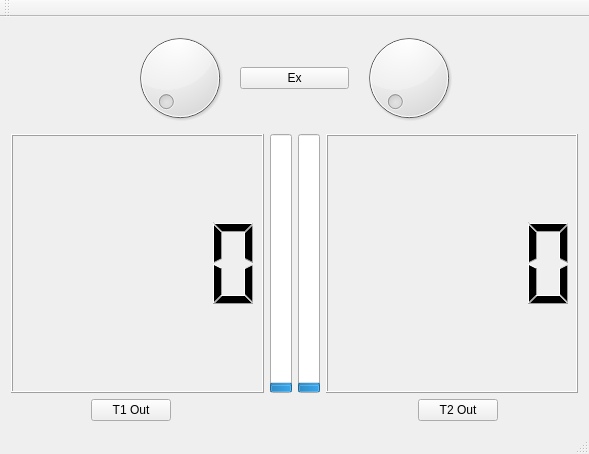
<?xml version="1.0" encoding="UTF-8"?>
<ui version="4.0">
 <class>MainWindow</class>
 <widget class="QMainWindow" name="MainWindow">
  <property name="geometry">
   <rect>
    <x>0</x>
    <y>0</y>
    <width>589</width>
    <height>454</height>
   </rect>
  </property>
  <property name="windowTitle">
   <string>2 Tanks</string>
  </property>
  <widget class="QWidget" name="centralWidget">
   <layout class="QHBoxLayout" name="horizontalLayout">
    <item>
     <layout class="QVBoxLayout" name="verticalLayout">
      <item>
       <layout class="QHBoxLayout" name="horizontalLayout_2">
        <item>
         <widget class="QLabel" name="label_G1In">
          <property name="text">
           <string/>
          </property>
         </widget>
        </item>
        <item>
         <widget class="QDial" name="dialQ1In"/>
        </item>
        <item>
         <widget class="QPushButton" name="pushButton_Exit">
          <property name="text">
           <string>Ex</string>
          </property>
          <property name="icon">
           <iconset>
            <normaloff>../../opt/qt5/qtquick1/examples/declarative/ui-components/dialcontrol/qml/dialcontrol/content/quit.png</normaloff>../../opt/qt5/qtquick1/examples/declarative/ui-components/dialcontrol/qml/dialcontrol/content/quit.png</iconset>
          </property>
         </widget>
        </item>
        <item>
         <widget class="QDial" name="dialQ2In"/>
        </item>
        <item>
         <widget class="QLabel" name="label_G2In">
          <property name="text">
           <string/>
          </property>
         </widget>
        </item>
       </layout>
      </item>
      <item>
       <layout class="QHBoxLayout" name="horizontalLayout_4" stretch="2,3,3,2">
        <property name="sizeConstraint">
         <enum>QLayout::SetDefaultConstraint</enum>
        </property>
        <item>
         <widget class="QLCDNumber" name="lcdNumberT1"/>
        </item>
        <item>
         <widget class="QProgressBar" name="progressBar1">
          <property name="maximum">
           <number>1000</number>
          </property>
          <property name="value">
           <number>24</number>
          </property>
          <property name="orientation">
           <enum>Qt::Vertical</enum>
          </property>
         </widget>
        </item>
        <item>
         <widget class="QProgressBar" name="progressBar2">
          <property name="maximum">
           <number>1000</number>
          </property>
          <property name="value">
           <number>24</number>
          </property>
          <property name="orientation">
           <enum>Qt::Vertical</enum>
          </property>
         </widget>
        </item>
        <item>
         <widget class="QLCDNumber" name="lcdNumber_T2"/>
        </item>
       </layout>
      </item>
      <item>
       <layout class="QHBoxLayout" name="horizontalLayout_3">
        <item>
         <widget class="QLabel" name="label_G1Out">
          <property name="text">
           <string/>
          </property>
         </widget>
        </item>
        <item>
         <widget class="QPushButton" name="pushButton_Q1Out">
          <property name="text">
           <string>T1 Out</string>
          </property>
          <property name="checkable">
           <bool>true</bool>
          </property>
         </widget>
        </item>
        <item>
         <widget class="QLabel" name="label_G3a">
          <property name="text">
           <string/>
          </property>
         </widget>
        </item>
        <item>
         <widget class="QPushButton" name="pushButton_Q3">
          <property name="text">
           <string/>
          </property>
          <property name="icon">
           <iconset resource="img.qrc">
            <normaloff>:/img/docs/IMG/TumblerSwitchDown.png</normaloff>
            <normalon>:/img/docs/IMG/TumblerSwitchUp.png</normalon>:/img/docs/IMG/TumblerSwitchDown.png</iconset>
          </property>
          <property name="iconSize">
           <size>
            <width>32</width>
            <height>32</height>
           </size>
          </property>
          <property name="checkable">
           <bool>true</bool>
          </property>
          <property name="flat">
           <bool>true</bool>
          </property>
         </widget>
        </item>
        <item>
         <widget class="QLabel" name="label_G3b">
          <property name="text">
           <string/>
          </property>
         </widget>
        </item>
        <item>
         <widget class="QPushButton" name="pushButton_Q2Out">
          <property name="text">
           <string>T2 Out</string>
          </property>
          <property name="checkable">
           <bool>true</bool>
          </property>
         </widget>
        </item>
        <item>
         <widget class="QLabel" name="label_G2Out">
          <property name="text">
           <string/>
          </property>
         </widget>
        </item>
       </layout>
      </item>
     </layout>
    </item>
   </layout>
  </widget>
  <widget class="QMenuBar" name="menuBar">
   <property name="geometry">
    <rect>
     <x>0</x>
     <y>0</y>
     <width>589</width>
     <height>25</height>
    </rect>
   </property>
  </widget>
  <widget class="QToolBar" name="mainToolBar">
   <attribute name="toolBarArea">
    <enum>TopToolBarArea</enum>
   </attribute>
   <attribute name="toolBarBreak">
    <bool>false</bool>
   </attribute>
  </widget>
  <widget class="QStatusBar" name="statusBar"/>
 </widget>
 <layoutdefault spacing="6" margin="11"/>
 <resources>
  <include location="img.qrc"/>
 </resources>
 <connections>
  <connection>
   <sender>progressBar1</sender>
   <signal>valueChanged(int)</signal>
   <receiver>lcdNumberT1</receiver>
   <slot>display(int)</slot>
   <hints>
    <hint type="sourcelabel">
     <x>281</x>
     <y>250</y>
    </hint>
    <hint type="destinationlabel">
     <x>240</x>
     <y>258</y>
    </hint>
   </hints>
  </connection>
  <connection>
   <sender>progressBar2</sender>
   <signal>valueChanged(int)</signal>
   <receiver>lcdNumber_T2</receiver>
   <slot>display(int)</slot>
   <hints>
    <hint type="sourcelabel">
     <x>306</x>
     <y>313</y>
    </hint>
    <hint type="destinationlabel">
     <x>341</x>
     <y>315</y>
    </hint>
   </hints>
  </connection>
 </connections>
</ui>
